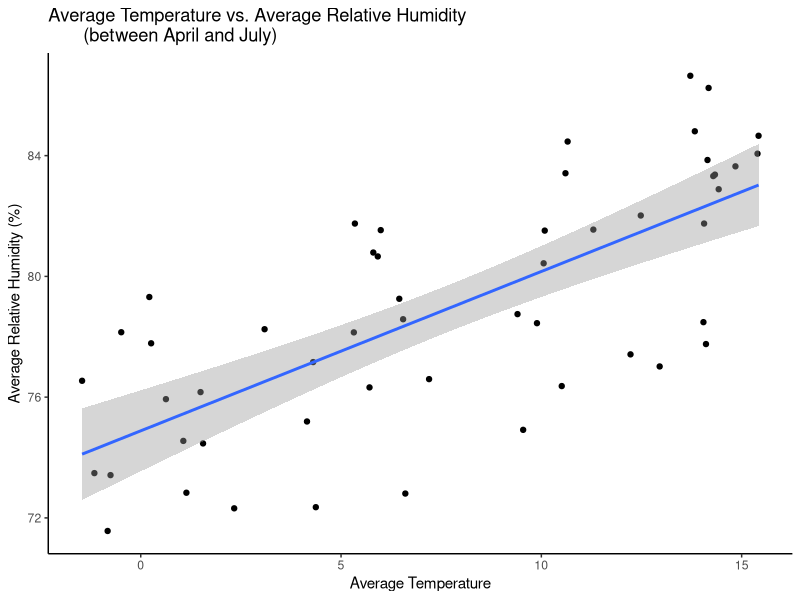
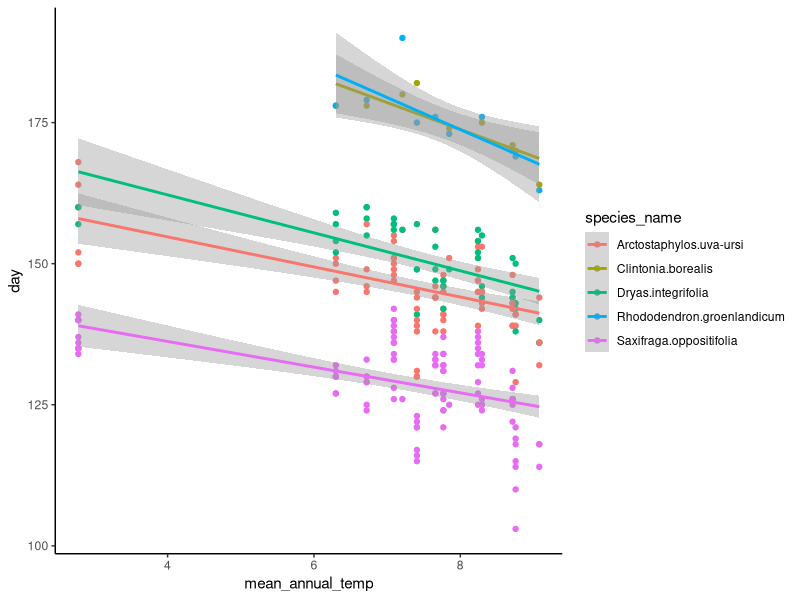
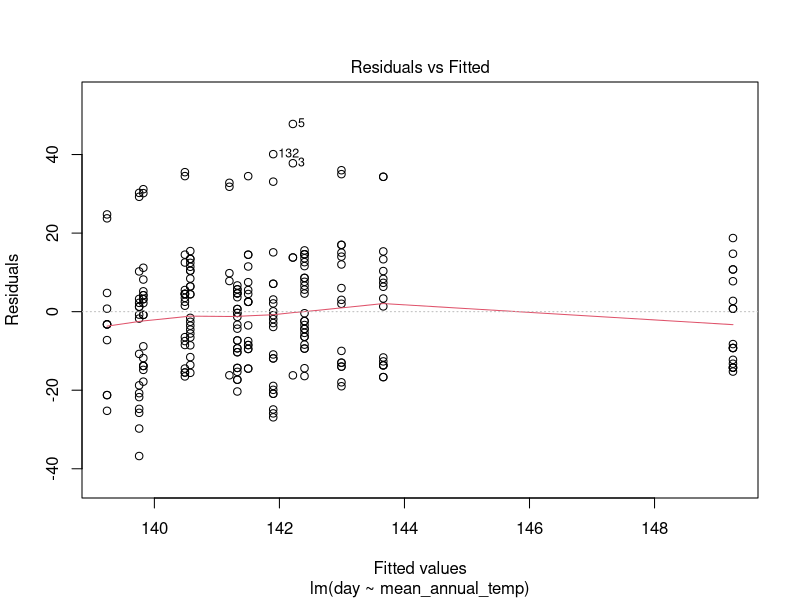
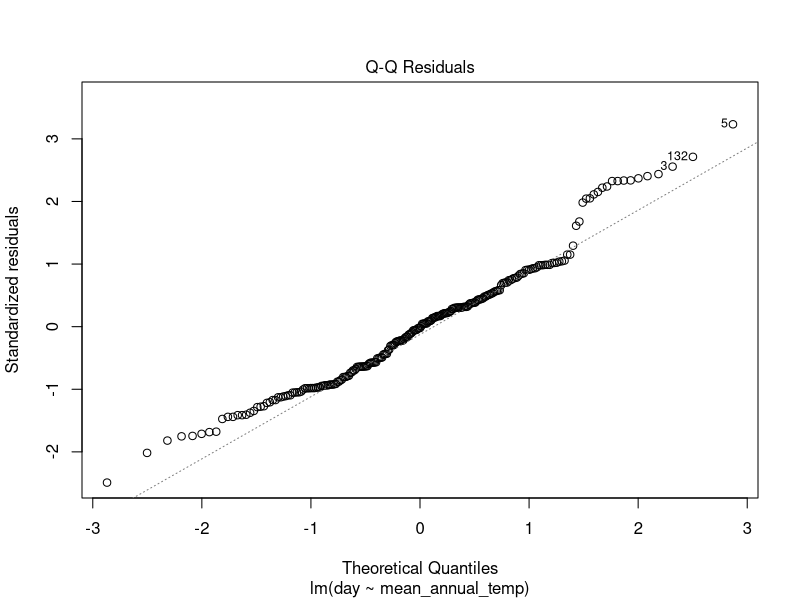
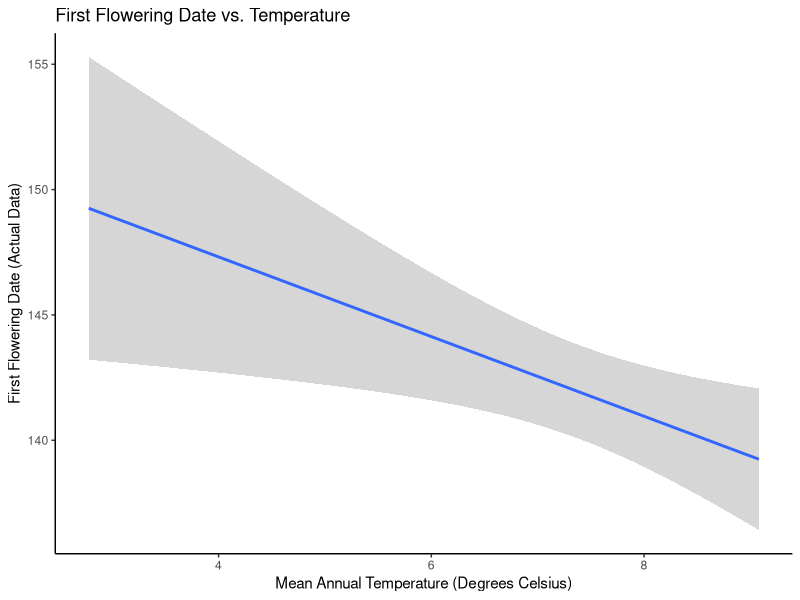
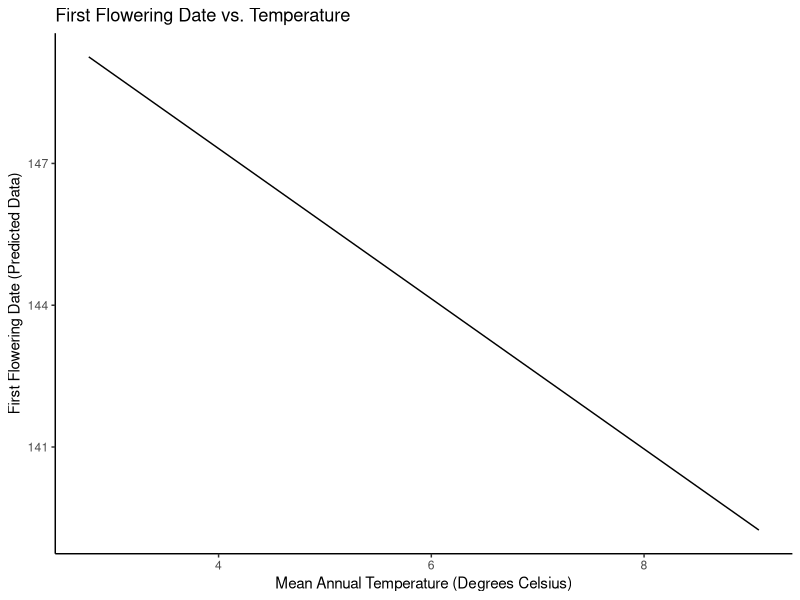

R code for these plots, in order:
## ---- chunk 1
library(dplyr)
library(tidyverse)
library(lubridate)
## ---- chunk 2
mingan_flower_data <- read_csv("mingan_flower_data.csv")
head(mingan_flower_data)

mingan_weather_data <- read_csv("mingan_weather_data.csv")
head(mingan_weather_data)
## ---- chunk 3
#changing the column name "survey_year" into "year"
colnames(mingan_flower_data)[5] <- "year"
## ---- chunk 4
#make columns with year, month, day
dmy_weather<-mingan_weather_data %>%
mutate(date=dmy(date),
  year=lubridate::year(date),
  month=lubridate::month(date),
  day=lubridate::day(date))
dmy_weather
## ---- chunk 5
#make column with average humidity for each month (between April and July) for each year
avg_weather <- dmy_weather%>%
  filter(month >= 4 & month <= 7 & !is.na(avg_relative_humidity) & 
           !is.na(avg_temperature)) %>% 
  group_by(month, year) %>%
  summarise(mean_avg_relative_humidity=mean(avg_relative_humidity),
            mean_avg_temp=mean(avg_temperature))
avg_weather
## ---- chunk 6
#plot average temperature vs. average relative humidity (between April and July)
avg_weather %>%
  ggplot(aes(x=mean_avg_temp,y=mean_avg_relative_humidity))+
  geom_point() + geom_smooth(method = lm) + theme_classic()+
  labs(title = "Average Temperature vs. Average Relative Humidity 
       (between April and July)", 
       x = "Average Temperature", y = "Average Relative Humidity (%)")
## ---- chunk 7
# Running a correlation test between average temperature and average relative humidity
cor.test(avg_weather$mean_avg_relative_humidity, avg_weather$mean_avg_temp)
## ---- chunk 8
# find average temperature per year
mean_annual_temp <- avg_weather %>% 
  group_by(year) %>% 
  summarise(mean_annual_temp = mean(mean_avg_temp))

mean_annual_temp
## ---- chunk 9
mean_annual_temp <- avg_weather %>% 
  group_by(year) %>% 
  summarise(mean_annual_temp = mean(mean_avg_temp))
mean_annual_temp
## ---- chunk 10
#merge the two data into one
total <- merge(mingan_flower_data, mean_annual_temp, by="year")
total
## ---- chunk 11
#filter out NAs
flower_temp_data <- total %>% 
  filter(!is.na(day))

flower_temp_data
## ---- chunk 12
# create graph of temperature (x) vs. flowering day (y) by species

flower_temp_data %>% 
  group_by(mean_annual_temp, species_name) %>% 
  ggplot(aes(x = mean_annual_temp, y = day, colour = species_name)) +
  geom_point() +
  geom_smooth(method = "lm") +
  theme_classic()

## ---- chunk 13
#create linear model (x = temperature, y = flowering day)

flower_temp_lm <- lm(day~mean_annual_temp, data=flower_temp_data)
summary(flower_temp_lm)
## ---- chunk 14
#validate assumptions
plot(flower_temp_lm, 1:2)
## ---- chunk 15
#first flowering date vs. temperature based on actual data
flower_temp_data %>% 
  ggplot(aes(x = mean_annual_temp, y = day)) +
  geom_smooth(method = "lm")+
  theme_classic() +
  labs(title = "First Flowering Date vs. Temperature", x = "Mean Annual Temperature (Degrees Celsius)", y = "First Flowering Date (Actual Data)" )

## ---- chunk 16
#predicted values of first flowering date by temperature based on linear model
flower_temp_data %>% 
  mutate(flowering_date_pred = predict(flower_temp_lm)) %>% #include predicted values to dataset
  ggplot(aes(x = mean_annual_temp, y = day)) +
  geom_line(aes(y = flowering_date_pred)) +
  theme_classic() +
  labs(title = "First Flowering Date vs. Temperature", x = "Mean Annual Temperature (Degrees Celsius)", y = "First Flowering Date (Predicted Data)" )
  

